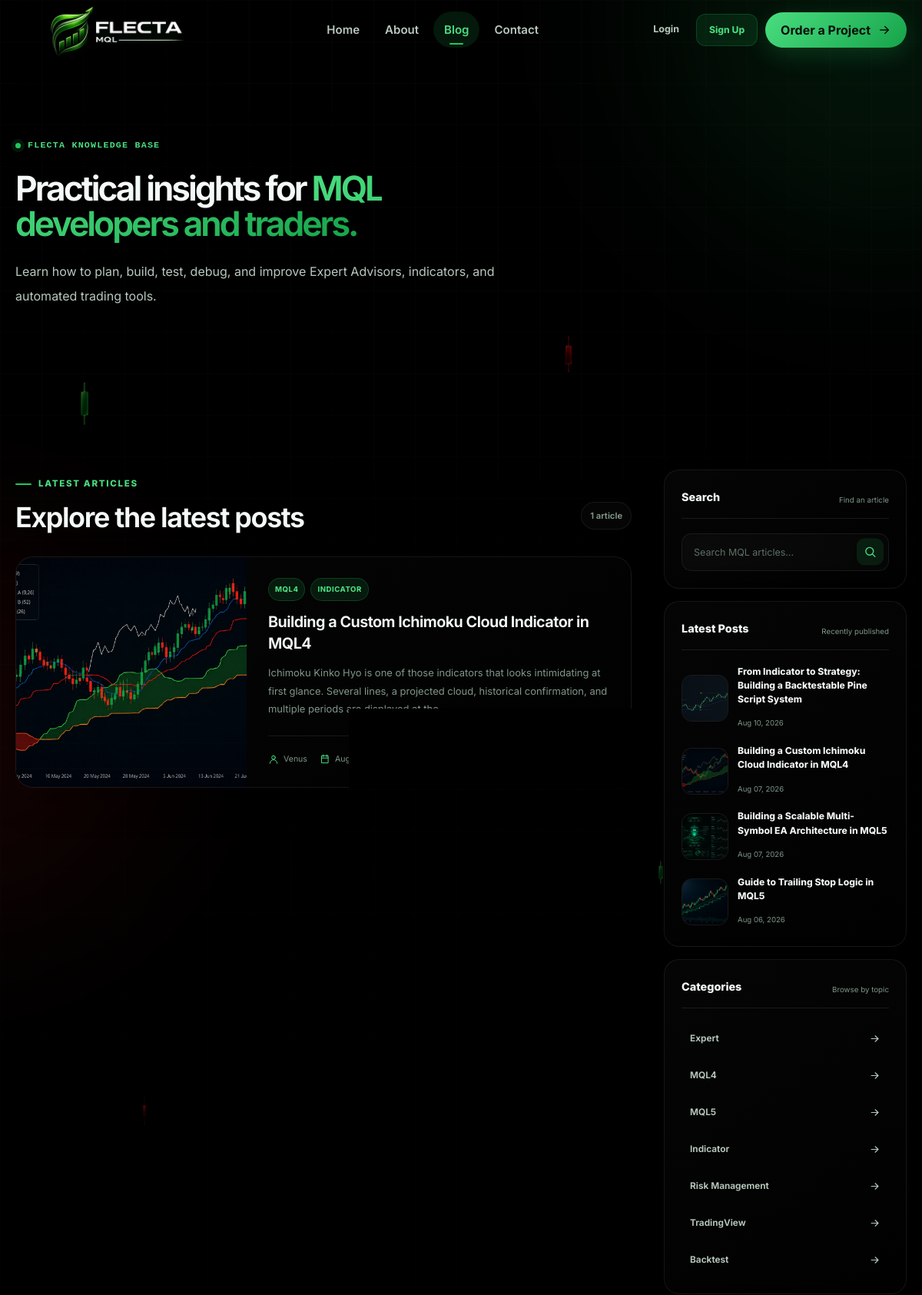
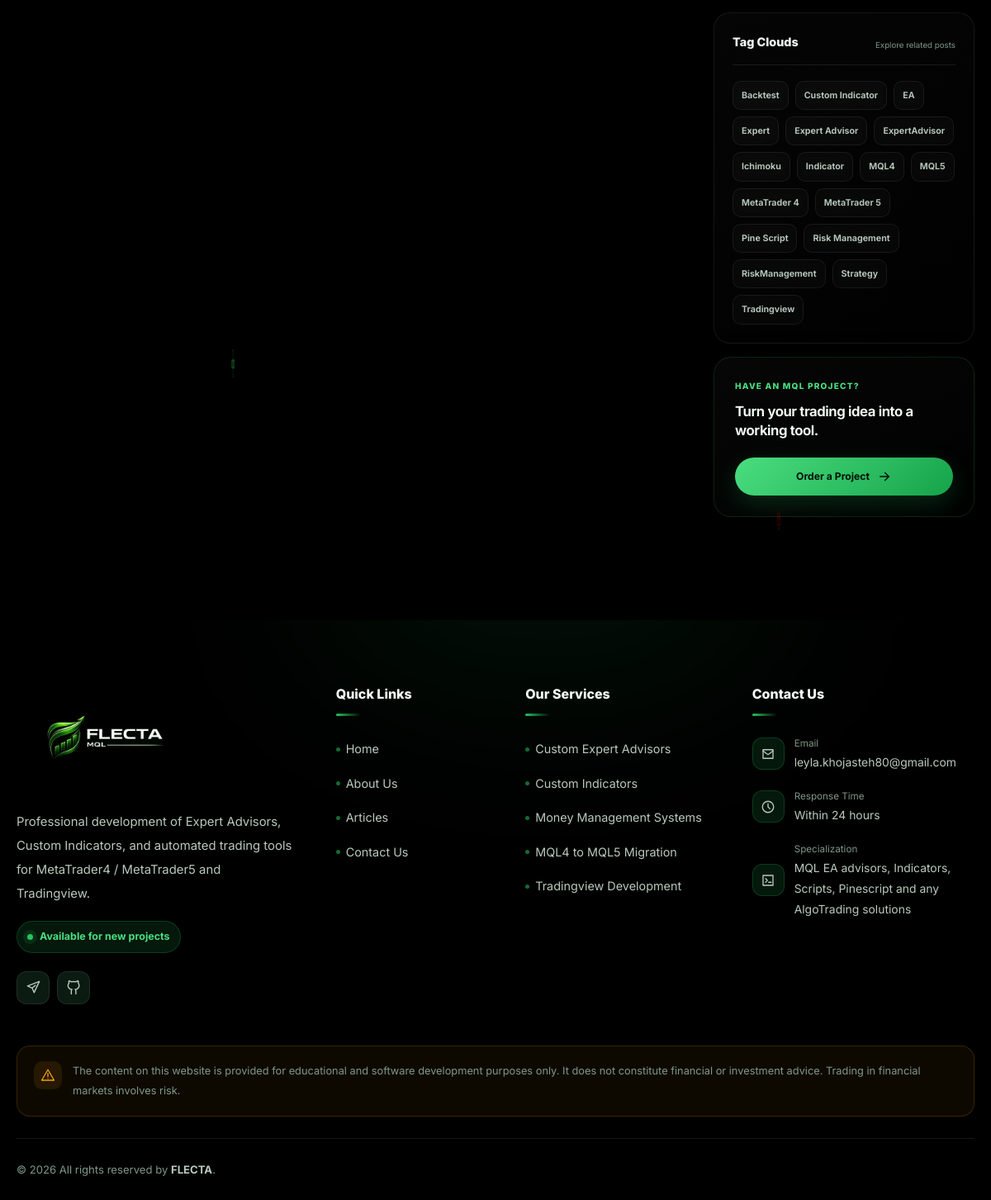
Screenshot of /blog/category/MQL4/ with the database file from the repository (2 pictures, top to bottom).
### blog/models.py (models this page shows, shortened)
class Post(models.Model):
    author = models.ForeignKey(User,on_delete=models.SET_NULL,null=True)
    title = models.CharField( max_length=250)
    image = models.ImageField(upload_to='blog/',default='blog/default.jpg')
    content = models.TextField()
    tags = TaggableManager()
    category = models.ManyToManyField(Category)
    counted_views = models.IntegerField(default=0)
    status = models.BooleanField(default=True)
    login_require = models.BooleanField(default=False)
    published_date = models.DateTimeField(null=True)
    created_date = models.DateTimeField(auto_now_add=True)
    updated_date = models.DateTimeField(auto_now=True)
    class Meta:
        ordering = ['published_date']

class Category(models.Model):
   name = models.CharField(max_length=255)
   def __str__(self):
      return self.name

### blog/views.py (the view)
# urls.py: path('',blog_view,name='index'),
def blog_view(request,**kwargs):
    posts = Post.objects.filter(status=True,published_date__lte=timezone.now()).order_by('-published_date')
    if kwargs.get('cat_name') != None:
        posts = posts.filter(category__name=kwargs['cat_name'])
    if kwargs.get('author_username') != None:
        posts = posts.filter(author__username=kwargs['author_username'])
    if kwargs.get('tag_name') != None:
        posts = posts.filter(tags__name__in=[kwargs['tag_name']])
    posts = Paginator(posts,4)
    try:
        page_number = request.GET.get('page')
        posts = posts.get_page(page_number)
    except EmptyPage:
        posts = posts.get_page(1)
    except PageNotAnInteger:
        posts = posts.get_page(1)
    context = {'posts':posts}
    return render(request,'blog/blog-home.html',context)

### blog/templatetags/blog_tags.py (called while the page is built)
@register.inclusion_tag('blog/blog-latest-posts.html')
def latestposts(arg=4):
    posts = Post.objects.filter(published_date__lte=timezone.now(),status=True).order_by("-published_date")[:arg]
    return {"posts":posts}

@register.inclusion_tag('blog/blog-post-categories.html')
def postcategories():
    posts = Post.objects.filter(published_date__lte=timezone.now(),status=True)
    categories = Category.objects.all()
    cat_dict = {}
    for name in categories:
        cat_dict[name] = posts.filter(category=name).count()
    return {"categories":cat_dict}

@register.inclusion_tag('blog/blog-tags.html')
def alltags():
    tags = Tag.objects.all().order_by('name')
    return {'tags': tags}

### templates/blog/blog-home.html (shortened to what this page needs)
{% extends "base.html" %}
{% load blog_tags %}
{% load static %}
{% load compress %}
{% block body_class %}
blog-page
{% endblock %}
{% block extra_css %}
{% compress css %}
<link rel="stylesheet" href="{% static 'css/blog-home.css' %}">
{% endcompress %}
{% endblock %}
{% block content %}
<section class="blog-hero">
    <div class="container blog-hero-container">
        <div class="blog-hero-content">
            <span class="blog-eyebrow">
                FLECTA Knowledge Base
            </span>
            <h1>
                Practical insights for
                <span>MQL developers and traders.</span>
            </h1>
            <p>
                Learn how to plan, build, test, debug, and improve
                Expert Advisors, indicators, and automated trading tools.
            </p>
        </div>
    </div>
</section>
<section class="blog-main">
    <div class="container blog-layout">
        <div class="blog-content-column">
            <div class="blog-content-header">
                <div>
                    <span class="section-label">Latest Articles</span>
                    <h2>
                        {% if active_filter_title %}
                            {{ active_filter_title }}
                        {% else %}
                            Explore the latest posts
                        {% endif %}
                    </h2>
                </div>
                <span class="blog-results-count">
                    {{ posts.paginator.count }} article{{ posts.paginator.count|pluralize }}
                </span>
            </div>
            {% if posts %}
                <div class="blog-post-list">
                    {% for post in posts %}
                        <article class="blog-post-card">
                            <a
                                href="{% url 'blog:single' pid=post.id %}"
                                class="blog-post-cover"
                                aria-label="Read {{ post.title }}"
                            >
                                {% if post.image %}
                                    <img
                                        src="{{ post.image.url }}"
                                        alt="{{ post.title }}"
                                        loading="lazy"
                                    >
                                {% endif %}
                            </a>
                            <div class="blog-post-body">
                                <div class="blog-post-taxonomy">
                                    {% for category in post.category.all|slice:":2" %}
                                        <a href="{% url 'blog:category' cat_name=category.name %}">
                                            {{ category.name }}
                                        </a>
                                    {% empty %}
                                        <span>MQL Development</span>
                                    {% endfor %}
                                </div>
                                <h3>
                                    <a href="{% url 'blog:single' pid=post.id %}">
                                        {{ post.title }}
                                    </a>
                                </h3>
                                <p class="blog-post-excerpt">
                                    {{ post.content|striptags|truncatewords:28 }}
                                </p>
                                <div class="blog-post-footer">
                                    <div class="blog-post-meta">
                                        <span>
                                            <svg viewBox="0 0 24 24" aria-hidden="true">
                                                <circle cx="12" cy="8" r="4"></circle>
                                                <path d="M4 21C4 16.6 7.6 13 12 13C16.4 13 20 16.6 20 21"></path>
                                            </svg>
                                            {{ post.author.get_full_name|default:post.author.username }}
                                        </span>
                                        <span>
                                            <svg viewBox="0 0 24 24" aria-hidden="true">
                                                <path d="M5 4H19V20H5Z"></path>
                                                <path d="M8 2V6"></path>
                                                <path d="M16 2V6"></path>
                                                <path d="M5 9H19"></path>
                                            </svg>
                                            {{ post.published_date|date:"M d, Y" }}
                                        </span>
                                        <span>
                                            <svg viewBox="0 0 24 24" aria-hidden="true">
                                                <path d="M2 12C4.5 7.5 7.8 5 12 5C16.2 5 19.5 7.5 22 12C19.5 16.5 16.2 19 12 19C7.8 19 4.5 16.5 2 12Z"></path>
                                                <circle cx="12" cy="12" r="3"></circle>
                                            </svg>
                                        </span>
                                    </div>
                                    <a
                                        href="{% url 'blog:single' pid=post.id %}"
                                        class="blog-read-link"
                                    >
                                        <svg viewBox="0 0 24 24" aria-hidden="true">
                                            <path d="M5 12H19"></path>
                                            <path d="M13 6L19 12L13 18"></path>
                                        </svg>
                                    </a>
                                </div>
                            </div>
                        </article>
                    {% endfor %}
                </div>
            {% endif %}
        </div>
        <aside class="blog-sidebar">
            <section class="sidebar-widget sidebar-search-widget">
                <div class="sidebar-widget-heading">
                    <span>Search</span>
                    <small>Find an article</small>
                </div>
                <form
                    action="{% url 'blog:search' %}"
                    method="get"
                    class="blog-search-form"
                >
                    <input
                        id="blog-search-input"
                        type="search"
                        name="s"
                        value="{{ request.GET.s|default:'' }}"
                        placeholder="Search MQL articles..."
                    >
                    <button type="submit" aria-label="Search">
                        <svg viewBox="0 0 24 24" aria-hidden="true">
                            <circle cx="11" cy="11" r="7"></circle>
                            <path d="M16 16L21 21"></path>
                        </svg>
                    </button>
                </form>
            </section>
            <section class="sidebar-widget">
                <div class="sidebar-widget-heading">
                    <span>Latest Posts</span>
                    <small>Recently published</small>
                </div>
                <div class="sidebar-latest-list">
                    {% latestposts %}
                </div>
            </section>
            <section class="sidebar-widget">
                <div class="sidebar-widget-heading">
                    <span>Categories</span>
                    <small>Browse by topic</small>
                </div>
                <ul class="sidebar-category-list">
                    {% postcategories %}
                </ul>
            </section>
            <section class="sidebar-widget">
                <div class="sidebar-widget-heading">
                    <span>Tag Clouds</span>
                    <small>Explore related posts</small>
                </div>
                <div class="sidebar-tag-cloud">
                    {% alltags %}
                </div>
            </section>
            <section class="sidebar-cta">
                <span>Have an MQL project?</span>
                <h2>
                    Turn your trading idea into a working tool.
                </h2>
                <a href="/contact/" class="button button-primary">
                    Order a Project
                    <svg viewBox="0 0 24 24" aria-hidden="true">
                        <path d="M5 12H19"></path>
                        <path d="M13 6L19 12L13 18"></path>
                    </svg>
                </a>
            </section>
        </aside>
    </div>
</section>
{% endblock %}

### templates/blog/blog-latest-posts.html
{% load humanize %}
{% for post in posts %}
    <div class="sidebar-latest-post">
        <div class="sidebar-latest-thumb">
            {% if post.image %}
                <img src="{{ post.image.url }}" alt="{{ post.title }}">
            {% else %}
                <span>MQL</span>
            {% endif %}
        </div>
        <div>
            <h3><a href="{% url 'blog:single' pid=post.id %}">{{ post.title }}</a></h3>
            <time>{{ post.published_date|date:"M d, Y" }}</time>
        </div>
    </div>
{% endfor %}

### templates/blog/blog-post-categories.html
{% for name,count in categories.items %}
    <a href="{% url 'blog:category' cat_name=name.name %}">
        {{ name }}
        <svg viewBox="0 0 24 24" aria-hidden="true">
            <path d="M5 12H19"></path>
            <path d="M13 6L19 12L13 18"></path>
        </svg>
    </a>
{% endfor %}

### templates/blog/blog-tags.html
{% for tag in tags %}
    <a href="{% url 'blog:tag' tag_name=tag.name %}">{{ tag.name }}</a>
{% empty %}
    <p class="sidebar-empty-text">No tags available.</p>
{% endfor %}

### statics/css/base.css (style rules this page uses)
:root { --font-main: "Inter", Arial, Helvetica, sans-serif; --primary: #22c55e; --primary-dark: #16a34a; --primary-light: #4ade80; --primary-soft: rgba(34, 197, 94, 0.12); --primary-border: rgba(34, 197, 94, 0.22); --danger: #ef4444; --warning: #f59e0b; --success: #22c55e; --info: #3b82f6; --container-width: 1180px; --header-height: 78px; --transition-fast: 160ms ease; --transition-normal: 280ms ease; --transition-slow: 450ms ease; --radius-small: 10px; --radius-medium: 16px; --radius-large: 24px; --radius-round: 999px; }
html[data-theme="dark"] { color-scheme: dark; --background: #061009; --background-secondary: #08150d; --surface: #0c1b11; --surface-solid: rgba(0, 0, 0, 0.92); --surface-secondary: #102218; --surface-hover: #142a1d; --text: #f4faf6; --text-secondary: #b8c9bd; --text-muted: #7f9787; --border: rgba(221, 255, 231, 0.09); --border-strong: rgba(221, 255, 231, 0.16); --header-background: rgba(6, 16, 9, 0.77); --footer-background: #050d07; --shadow-small: 0 12px 30px rgba(0, 0, 0, 0.18); --shadow-medium: 0 20px 50px rgba(0, 0, 0, 0.28); --shadow-green: 0 18px 50px rgba(34, 197, 94, 0.13); }
*, *::before, *::after { box-sizing: border-box; }
html { scroll-behavior: smooth; }
body { min-height: 100vh; margin: 0; overflow-x: hidden; background: var(--background); color: var(--text); font-family: var(--font-main); font-size: 16px; line-height: 1.8; transition: background-color var(--transition-normal), color var(--transition-normal); }
button, input, textarea, select { font: inherit; }
button, a { -webkit-tap-highlight-color: transparent; }
button { border: 0; }
a { color: inherit; text-decoration: none; }
img, svg { display: block; }
img { max-width: 100%; }
ul, ol { margin: 0; padding: 0; list-style: none; }
p, h1, h2, h3, h4, h5, h6 { margin-top: 0; }
.container { width: min( calc(100% - 40px), var(--container-width) ); margin-inline: auto; }
.button { display: inline-flex; min-height: 46px; align-items: center; justify-content: center; gap: 9px; padding: 10px 20px; border-radius: var(--radius-round); cursor: pointer; font-weight: 700; line-height: 1; transition: transform var(--transition-fast), background-color var(--transition-fast), color var(--transition-fast), border-color var(--transition-fast), box-shadow var(--transition-fast); }
.button-primary { background: linear-gradient( 135deg, var(--primary-light), var(--primary-dark) ); color: #031008; box-shadow: 0 10px 30px rgba(34, 197, 94, 0.2); }
.button svg { width: 18px; height: 18px; fill: none; stroke: currentColor; stroke-width: 1.9; stroke-linecap: round; stroke-linejoin: round; }
html, body { background: #000 !important; }
body { position: relative; isolation: isolate; }
.site-main, .site-main > section, .site-footer { background: transparent !important; border-top: none !important; border-bottom: none !important; box-shadow: none !important; }
body::before, body::after { position: fixed; inset: 0; z-index: -1; content: ""; pointer-events: none; background-repeat: no-repeat; filter: blur(0.25px); }
body::before { background-image: url("../img/candle-green-1.webp"), url("../img/candle-green-2.webp"), url("../img/candle-green-1.webp"); background-size: 34px auto, 24px auto, 18px auto; background-position: 8% 16%, 23% 68%, 72% 36%; opacity: 0.30; }
body::after { background-image: url("../img/candle-red-1.webp"), url("../img/candle-red-2.webp"), url("../img/candle-red-1.webp"); background-size: 30px auto, 22px auto, 18px auto; background-position: 62% 14%, 15% 46%, 79% 74%; opacity: 0.30; }

### rows the page displays
Post: image (picture), title "Building a Custom Ichimoku Cloud Indicator in MQL4", content "Ichimoku Kinko Hyo is one of those indicators that looks intimidating at first glance. Several lines, a projected cloud, historical confirmation, and multiple periods are displayed at the …", author.get_full_name "Venus", published_date "Aug 07, 2026"
Category: name "MQL4"
Category: name "INDICATOR", name "Indicator"
Post: image (picture), title "From Indicator to Strategy: Building a Backtestable Pine Script System", published_date "Aug 10, 2026"
Post: image (picture), title "Building a Scalable Multi-Symbol EA Architecture in MQL5", published_date "Aug 07, 2026"
Post: image (picture), title "Guide to Trailing Stop Logic in MQL5", published_date "Aug 06, 2026"
Category: name "Expert"
Category: name "MQL5"
Category: name "Risk Management"
Category: name "TradingView"
Category: name "Backtest"
Tag: name "Backtest"
Tag: name "Custom Indicator"
Tag: name "EA"
Tag: name "Expert"
Tag: name "Expert Advisor"
Tag: name "ExpertAdvisor"
Tag: name "Ichimoku"
Tag: name "Indicator"
Tag: name "MQL4"
Tag: name "MQL5"
Tag: name "MetaTrader 4"
Tag: name "MetaTrader 5"
Tag: name "Pine Script"
Tag: name "Risk Management"
Tag: name "RiskManagement"
Tag: name "Strategy"
Tag: name "Tradingview"

### other values shown
{{ posts.paginator.count }} "1"
